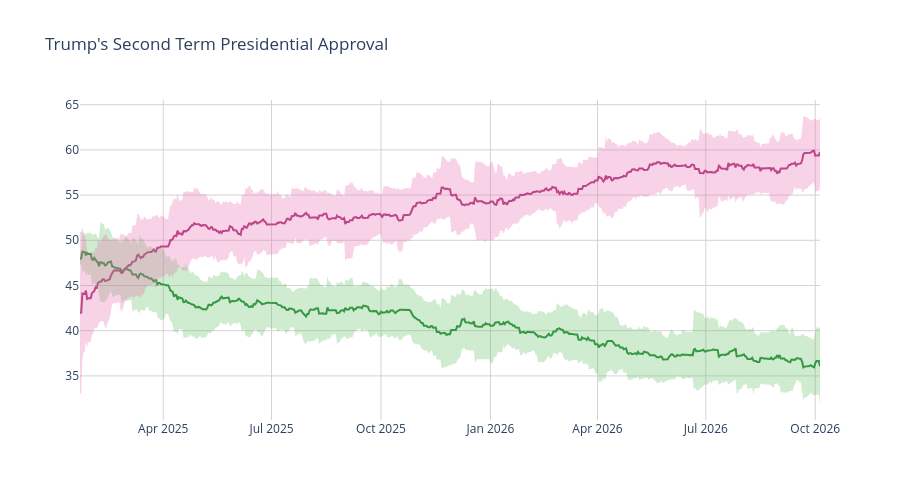

Write notebook code for a chart like this one.
### Code cell
disappr_ci_hex = "#e86eaf"
appr_ci_hex = "#60be65"
disappr_ci_rgba = "rgba(232, 110, 175, 0.3)"
appr_ci_rgba = "rgba(96, 190, 101, 0.3)"
grid_col = "#d4d2d2"


# Approve
fig = go.Figure(go.Scatter(
    x=pres['end_date'],
    y=pres['approve'],
    hovertemplate="%{y:.2f}%",
    name="<b>Approve</b>",
    line=dict(color="#228833"),
    showlegend=False
))

# Disapprove
fig.add_trace(go.Scatter(
    x=pres['end_date'],
    y=pres['disapprove'],
    hovertemplate="%{y:.2f}%",
    name="<b>Disapprove</b>",
    line=dict(color="#aa3377"),
    showlegend=False
    )
)

# Approve CI
fig.add_traces([

    # Upper bound
    go.Scatter(
        x=pres['end_date'],
        y=pres['approve_upper_ci'],
        marker=dict(color=appr_ci_hex),
        line=dict(width=0),
        mode='lines',
        showlegend=False,
        hoverinfo="skip"
    ),

    # Lower bound
    go.Scatter(
        x=pres['end_date'],
        y=pres['approve_lower_ci'],
        marker=dict(color=appr_ci_hex),
        line=dict(width=0),
        mode='lines',
        fillcolor=appr_ci_rgba,
        fill="tonexty",
        showlegend=False,
        hoverinfo="skip"
    )
])

# Disapprove CI
fig.add_traces([

    # Upper bound
    go.Scatter(
        x=pres['end_date'],
        y=pres['disapprove_upper_ci'],
        marker=dict(color=disappr_ci_hex),
        line=dict(width=0),
        mode='lines',
        showlegend=False,
        hoverinfo="skip"
    ),

    # Lower bound
    go.Scatter(
        x=pres['end_date'],
        y=pres['disapprove_lower_ci'],
        marker=dict(color=disappr_ci_hex),
        line=dict(width=0),
        mode='lines',
        fillcolor=disappr_ci_rgba,
        fill="tonexty",
        showlegend=False,
        hoverinfo="skip"
    )
])

fig.update_layout(
    title=dict(text="Trump's Second Term Presidential Approval"),
    hovermode="x"
)

fig.update_xaxes(gridcolor=grid_col)
fig.update_yaxes(gridcolor=grid_col)

fig.update_layout(hovermode="x", hoverlabel_align="right", plot_bgcolor="rgba(0, 0, 0, 0)", height=500)
fig.show()

### Figure 1 — Plotly figure (JSON) as saved in the notebook; plotly's stock layout.template omitted (floating-point values rounded to 4 significant figures; data arrays with more than 128 entries replaced by an {"elided": "..."} marker saying what was removed)
{"data": [{"hovertemplate": "%{y:.2f}%", "line": {"color": "#228833"}, "name": "<b>Approve</b>", "showlegend": false, "type": "scatter", "x": {"elided": "623 str values"}, "y": {"elided": "623 float values"}}, {"hovertemplate": "%{y:.2f}%", "line": {"color": "#aa3377"}, "name": "<b>Disapprove</b>", "showlegend": false, "type": "scatter", "x": {"elided": "623 str values"}, "y": {"elided": "623 float values"}}, {"hoverinfo": "skip", "line": {"width": 0}, "marker": {"color": "#60be65"}, "mode": "lines", "showlegend": false, "type": "scatter", "x": {"elided": "623 str values"}, "y": {"elided": "623 float values"}}, {"fill": "tonexty", "fillcolor": "rgba(96, 190, 101, 0.3)", "hoverinfo": "skip", "line": {"width": 0}, "marker": {"color": "#60be65"}, "mode": "lines", "showlegend": false, "type": "scatter", "x": {"elided": "623 str values"}, "y": {"elided": "623 float values"}}, {"hoverinfo": "skip", "line": {"width": 0}, "marker": {"color": "#e86eaf"}, "mode": "lines", "showlegend": false, "type": "scatter", "x": {"elided": "623 str values"}, "y": {"elided": "623 float values"}}, {"fill": "tonexty", "fillcolor": "rgba(232, 110, 175, 0.3)", "hoverinfo": "skip", "line": {"width": 0}, "marker": {"color": "#e86eaf"}, "mode": "lines", "showlegend": false, "type": "scatter", "x": {"elided": "623 str values"}, "y": {"elided": "623 float values"}}], "layout": {"height": 500, "hoverlabel": {"align": "right"}, "hovermode": "x", "plot_bgcolor": "rgba(0, 0, 0, 0)", "title": {"text": "Trump's Second Term Presidential Approval"}, "xaxis": {"gridcolor": "#d4d2d2"}, "yaxis": {"gridcolor": "#d4d2d2"}}}
